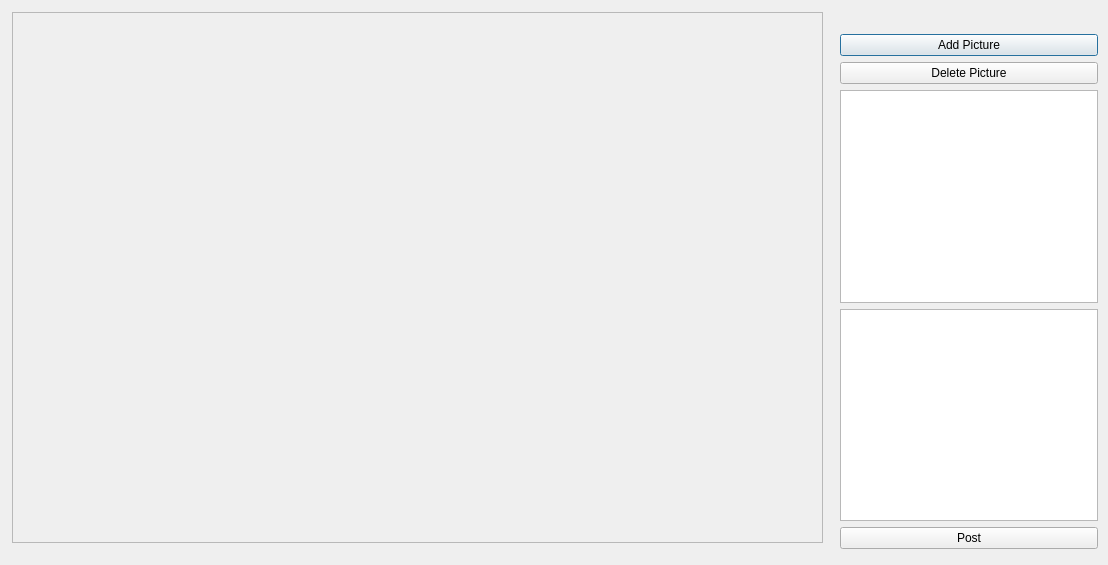
<?xml version="1.0" encoding="UTF-8"?>
<ui version="4.0">
 <class>PictureDialog</class>
 <widget class="QDialog" name="PictureDialog">
  <property name="geometry">
   <rect>
    <x>0</x>
    <y>0</y>
    <width>1108</width>
    <height>565</height>
   </rect>
  </property>
  <property name="windowTitle">
   <string>Picture</string>
  </property>
  <widget class="QScrollArea" name="scrollArea">
   <property name="geometry">
    <rect>
     <x>12</x>
     <y>12</y>
     <width>811</width>
     <height>531</height>
    </rect>
   </property>
   <property name="sizeAdjustPolicy">
    <enum>QAbstractScrollArea::AdjustIgnored</enum>
   </property>
   <property name="widgetResizable">
    <bool>true</bool>
   </property>
   <property name="alignment">
    <set>Qt::AlignCenter</set>
   </property>
   <widget class="QWidget" name="scrollAreaWidgetContents">
    <property name="geometry">
     <rect>
      <x>0</x>
      <y>0</y>
      <width>809</width>
      <height>529</height>
     </rect>
    </property>
   </widget>
  </widget>
  <widget class="QWidget" name="">
   <property name="geometry">
    <rect>
     <x>840</x>
     <y>14</y>
     <width>258</width>
     <height>535</height>
    </rect>
   </property>
   <layout class="QVBoxLayout" name="verticalLayout">
    <item>
     <widget class="QLabel" name="label_location_name">
      <property name="text">
       <string/>
      </property>
     </widget>
    </item>
    <item>
     <widget class="QPushButton" name="addButton">
      <property name="text">
       <string>Add Picture</string>
      </property>
     </widget>
    </item>
    <item>
     <widget class="QPushButton" name="deleteButton">
      <property name="text">
       <string>Delete Picture</string>
      </property>
     </widget>
    </item>
    <item>
     <widget class="QListView" name="listView">
      <property name="sizePolicy">
       <sizepolicy hsizetype="Minimum" vsizetype="Expanding">
        <horstretch>0</horstretch>
        <verstretch>0</verstretch>
       </sizepolicy>
      </property>
      <property name="editTriggers">
       <set>QAbstractItemView::EditKeyPressed</set>
      </property>
      <property name="showDropIndicator" stdset="0">
       <bool>false</bool>
      </property>
     </widget>
    </item>
    <item>
     <widget class="QPlainTextEdit" name="postText">
      <property name="maximumSize">
       <size>
        <width>700</width>
        <height>700</height>
       </size>
      </property>
     </widget>
    </item>
    <item>
     <widget class="QPushButton" name="post">
      <property name="text">
       <string>Post</string>
      </property>
     </widget>
    </item>
   </layout>
  </widget>
 </widget>
 <resources/>
 <connections/>
</ui>
